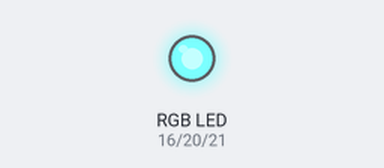
This program was run on a simulated Raspberry Pi (BCM pin numbers). Parts: an RGB LED mixed from three pins (HIGH = lit). Threads take turns every 2 ms; what the program prints to the terminal is not drawn.

Above: at 0.05 s.
At 1.95 s:
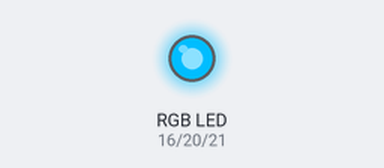
At 3.85 s:
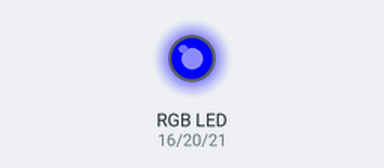
At 7.65 s:
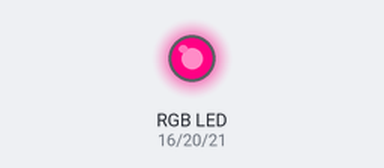
At 11.45 s:
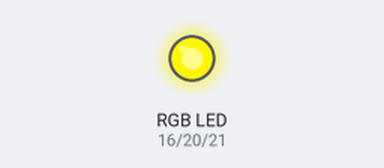
At 15.35 s:
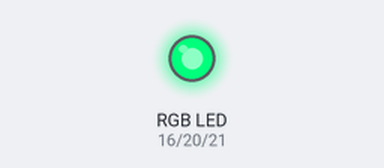
Timing chart, 0 to 20.0 s (numbered marks = the images above):
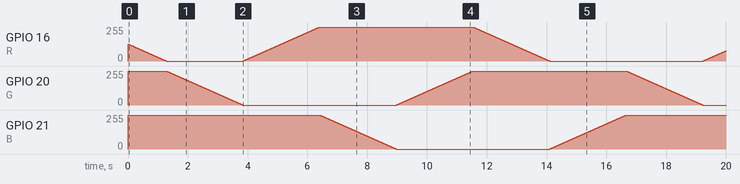

The program:

rgb_led.py
```python
# Either display color changing patter or user input color with RGB LED.

import RPi.GPIO as GPIO
import time
import threading

# establish pin number, pulses, cycle speed, and initial color globally
R = 16
G = 20
B = 21
pins = (R, G, B)
pulse = {}
col = 0x800000

def setup():
    GPIO.setmode(GPIO.BCM) # number pins by microcontroller identification
    GPIO.setup(pins, GPIO.OUT, initial=GPIO.HIGH) # set pins to output and off

    global pulse
    pulse['R'] = GPIO.PWM(R, 100)
    pulse['G'] = GPIO.PWM(G, 100)
    pulse['B']= GPIO.PWM(B, 100)

    for pin in pulse:
        pulse[pin].start(100)

def col_map(x, in_min, in_max, out_min, out_max):
    return (x - in_min) * (out_max - out_min) / (in_max - in_min) + out_min

def off():
    GPIO.output(pins, GPIO.HIGH)


def parse_color(col):
    R_val = col >> 16 # shift G and B values out of col
    G_val = (col & 0x00ff00) >> 8 # erase R values and shift G values out of col
    B_val = col & 0x0000ff # erase R and G values out of col
    return [R_val, G_val, B_val]

def set_color(values):
    # take numbers from 0-255 and convert to duty cycles from 0-100
    R_val = col_map(values[0], 0, 255, 0, 100)
    G_val = col_map(values[1], 0, 255, 0, 100)
    B_val = col_map(values[2], 0, 255, 0, 100)
    # change duty cycles appropriately
    pulse['R'].ChangeDutyCycle(100 - R_val)
    pulse['G'].ChangeDutyCycle(100 - G_val)
    pulse['B'].ChangeDutyCycle(100 - B_val)
    # create string of color values in understandable format
    col_string = ('Red: {:.2f}%, Green: {:.2f}%, '
                  'Blue: {:.2f}%'.format(R_val, G_val, B_val))
    return col_string

def destroy():
    for pin in pulse:
        pulse[pin].stop
    GPIO.output(pins, GPIO.HIGH)
    GPIO.cleanup()

def color_cycle(col, keypress):
    values = parse_color(col)
    max_value = max(values)
    max_index = values.index(max_value)
    start_flag = False
    while not keypress.is_set():
        set_color(values)
        rising = (max_index + 1) % 3
        falling = (max_index + 2) % 3
        if values[max_index] < 255:
            values[max_index] = values[max_index] + 1
        elif values[max_index] == 255:
            start_flag = True
        if values[rising] < 255:
            if start_flag == False and values[rising] > 0:
                values[rising] = values[rising] - 1
            if start_flag == True and values[falling] == 0:
                values[rising] = values[rising] + 1
        if values[falling] > 0:
            values[falling] = values[falling] - 1
        if values[max_index] == 255 and values[rising] == 255:
            max_index = rising
        time.sleep(0.01)
    return

def key_logger(keypress):
    print('Looping through colors...')
    input('Press enter to exit the color change loop.')
    keypress.set()


def mainloop():
    global col
    while True:
        keypress = threading.Event()
        loop = threading.Thread(target=key_logger, args=(keypress,))
        loop.start()
        color_cycle(col, keypress)
        col = input("Type 'exit' or a hex string of the format "
                     '0xrrggbb: ')
        if col == 'exit':
            return
        col = int(col, 16)
        values = parse_color(col)
        print(set_color(values))
        for t in range(0,10):
            print('Loop will start again in ' + str(10 - t) + ' seconds.')
            time.sleep(1)

if __name__ == '__main__':
    try:
        setup()
        mainloop()
        destroy()
    except KeyboardInterrupt:
        destroy()
```
